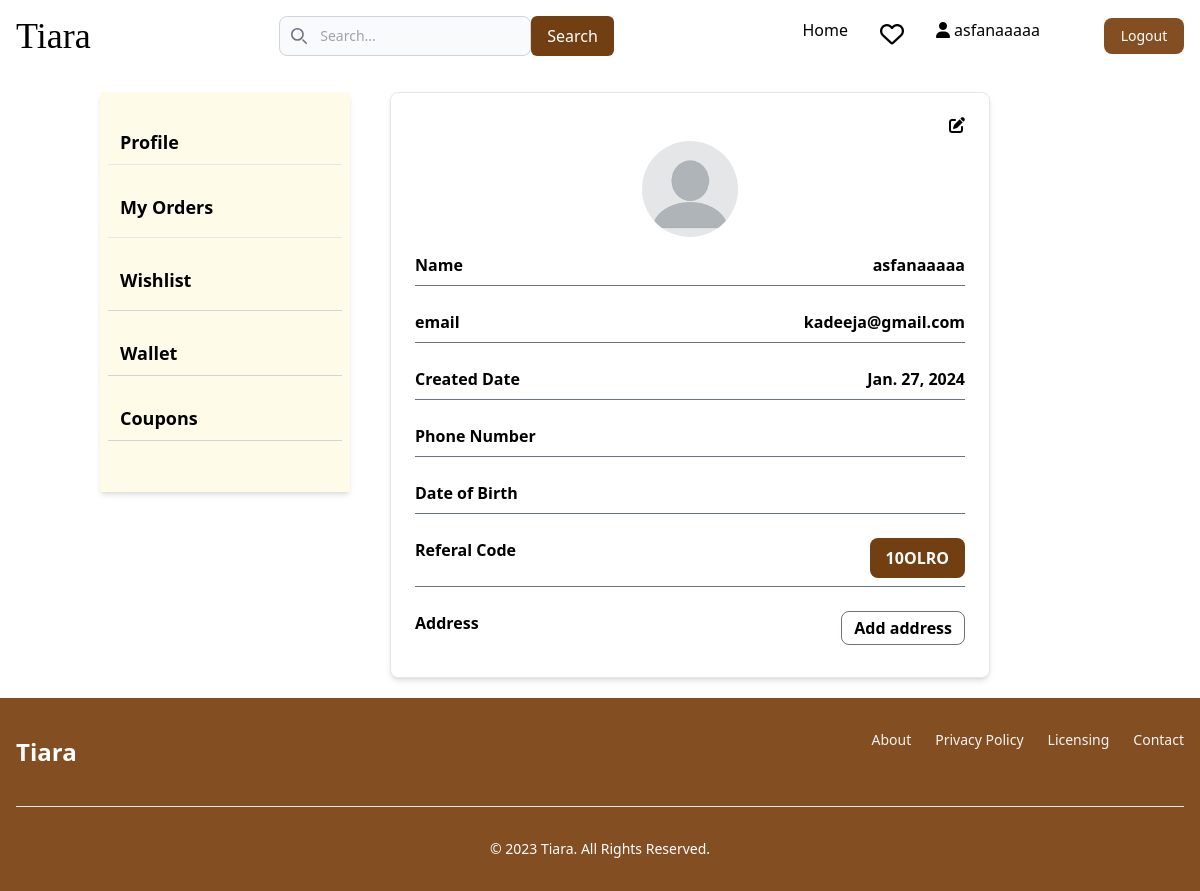
The page /userdetails/ (signed in) on the database as committed earlier.
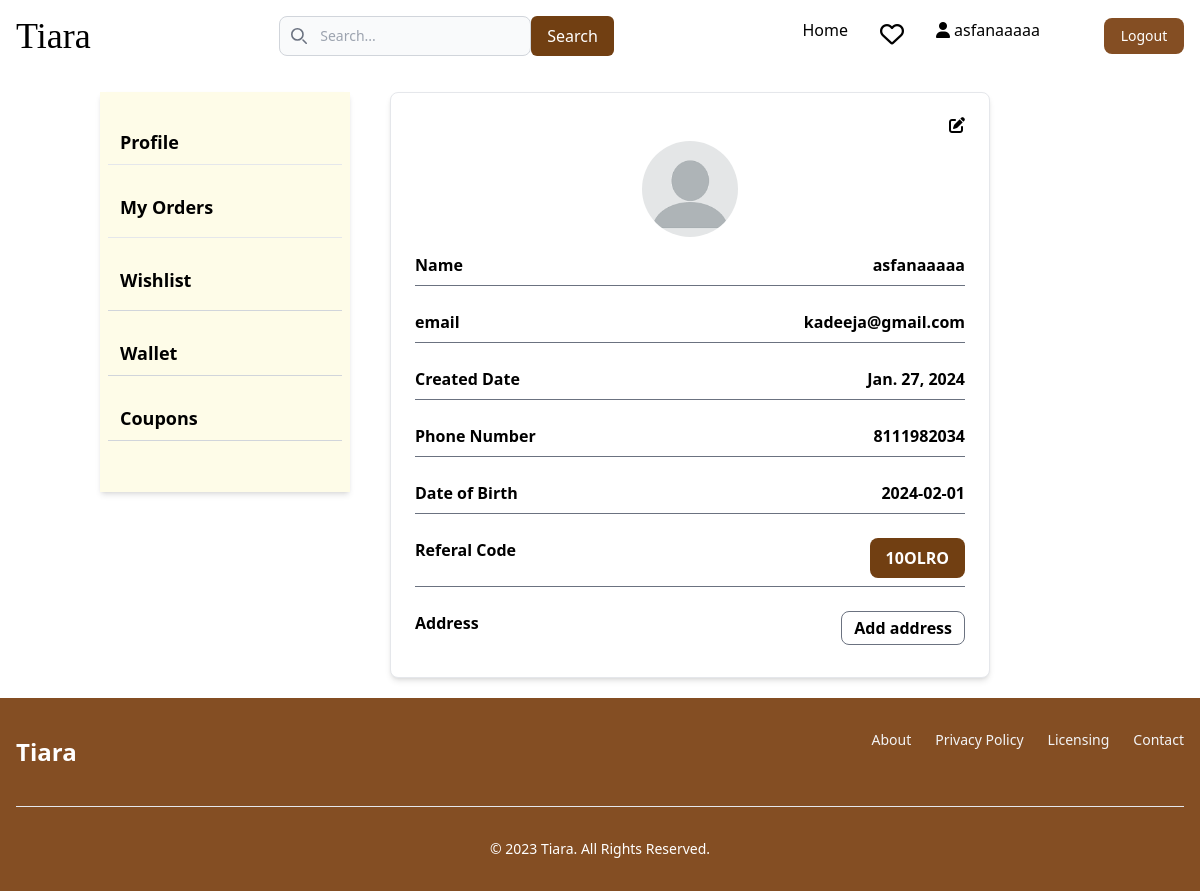
The same page on the database as committed later.
### authentication/models.py (models this page shows, shortened)
class Custom_user(AbstractBaseUser, PermissionsMixin):
    email = models.EmailField(unique=True)
    password = models.CharField(max_length=50)
    otp = models.IntegerField(default=0000)
    otp_created_at = models.DateTimeField(auto_now=True)
    otp_expiry = models.DurationField(default=timezone.timedelta(minutes=1))
    is_active = models.BooleanField(default=True)
    is_verified = models.BooleanField(default=False)
    created_date = models.DateField(auto_now_add=True)
    name = models.CharField(max_length=50)
    date_of_birth = models.CharField(max_length=50)
    phone_Number = models.CharField(max_length=10)
    address = models.TextField()
    gender = models.CharField(max_length=10)
    is_staff = models.BooleanField(default=False)
    pro_pic = models.ImageField(upload_to="User/image/User")
    referal_code = models.CharField(max_length=12, unique=True, blank=True, null=True)
    USERNAME_FIELD = 'email'
    objects = CustomUserManager()

### userdetails/views.py (the view)
# urls.py: path('',views.profile, name='profile'),
@login_required(login_url='login')
def profile(request):
    return render(request, 'user/profile_dtls.html')

### templates/user/profile_dtls.html (shortened to what this page needs)
{% extends 'base.html' %}
{% load static %}
{% block content %}
{% include 'profile.html'%}
<div class="bg-white p-6 rounded-lg border shadow-md w-1/2 m-5">
    <div class="mb-2 flex justify-end">
    <a href="{% url 'edit_profile' %}"><i class="fa fa-edit block text-black"></i></a>
    </div>
    <div class="mb-4 flex justify-center">
        {% if user.pro_pic %}
        <img src="{{ user.pro_pic.url }}" alt="Profile Picture" class="rounded-full w-24 h-24">
        {% else%}
        <img src="{% static 'images/download.png' %}" alt="Profile Picture" class="rounded-full w-24 h-24">
        {% endif %}
    </div>
    <div class="mb-2 flex justify-between">
        <h2 class="text-black font-semibold"> Name</h2>
        <h2 class="text-black font-semibold">{{user.name }} </h2>
    </div>
    <hr class="dark:black border-gray-500 p-3">
    <div class="mb-2 flex justify-between">
        <h2 class="text-black font-semibold"> email</h2>
        <h2 class="text-black font-semibold">{{user.email }} </h2>
    </div>
    <hr class="dark:black border-gray-500 p-3">
    <div class="mb-2 flex justify-between">
        <h2 class="text-black font-semibold"> Created Date</h2>
        <h2 class="text-black font-semibold">{{user.created_date }} </h2>
    </div>
    <hr class="dark:black border-gray-500 p-3">
    <div class="mb-2 flex justify-between">
        <h2 class="text-black font-semibold"> Phone Number</h2>
        <h2 class="text-black font-semibold">{{user.phone_Number }} </h2>
    </div>
  <hr class="dark:black border-gray-500 p-3">
    <div class="mb-2 flex justify-between">
        <h2 class="text-black font-semibold"> Date of Birth</h2>
        <h2 class="text-black font-semibold">{{user.date_of_birth }} </h2>
    </div>
    <hr class="dark:black border-gray-500 p-3">
    <div class="mb-2 flex justify-between">
        <h2 class="text-black font-semibold"> Referal Code</h2>
        <div  class=" px-4 py-2 bg-yellow-900 text-white rounded-lg font-bold">{{user.referal_code }} </div>
    </div>
    <hr class="dark:black border-gray-500 p-3">
    <div class="mb-2 flex justify-between">
        <h2 class="text-black font-semibold"> Address</h2>
        <button class="text-black font-semibold  border border-gray-500 px-3 py-1 rounded-lg" id="addAddressBtn" data-modal-target="popup-modal" data-modal-toggle="popup-modal"
        class="block text-black font-semibold py-2" type="button"">Add address</button>
        </div>
    </div>
</div>
{% endblock content %}

### templates/base.html (shortened to what this page needs)
{% load static %}
<!DOCTYPE html>
<head>
  <link rel="stylesheet" href="{% static 'css/styles.css' %}">
  <script src="https://cdn.tailwindcss.com"></script>
  <link href="https://cdnjs.cloudflare.com/ajax/libs/flowbite/2.2.0/flowbite.min.css" rel="stylesheet" />
  <link rel="stylesheet" href="https://cdnjs.cloudflare.com/ajax/libs/font-awesome/6.4.2/css/all.min.css">
  <link rel="stylesheet" href="https://cdnjs.cloudflare.com/ajax/libs/remixicon/3.5.0/remixicon.css"
 />
</head>
<body>
  <div style=" display: flex; flex-direction: column;">
</body>
<nav class=" bg-white ">
  <div class="max-w-screen-xl flex flex-wrap items-center justify-between mx-auto p-4">
    <a href="{% url 'home' %}" class="flex items-center space-x-3 rtl:space-x-reverse">
      <h1 class="font-serif self-center text-4xl font-medium whitespace-nowrap dark:text-white">Tiara</h1>
    </a>
    <div class="relative hidden md:block">
      <div class="absolute inset-y-0 start-0 flex items-center ps-3 pointer-events-none">
      </div>
      <form method="POST" action="{% url 'search' %}">
        <div class="flex">
      <input type="text" id="search" name="search"
        class="block w-full p-2 ps-10 text-sm text-gray-900 border border-gray-300 rounded-lg bg-gray-50 focus:ring-blue-500 focus:border-blue-500 dark:bg-gray-700 dark:border-gray-600 dark:placeholder-gray-400 dark:text-white dark:focus:ring-blue-500 dark:focus:border-blue-500"
        placeholder="Search...">
        <button class="px-4 py-2 bg-yellow-900 text-white rounded-md" type="submit">Search</button>
        </form>
      </div>
    </div>
    <div class="hidden w-full md:block md:w-auto" id="navbar-solid-bg">
      <ul
        class="flex flex-col font-medium mt-4 rounded-lg bg-gray-50 md:space-x-8 rtl:space-x-reverse md:flex-row md:mt-0 md:border-0 md:bg-transparent dark:bg-gray-800 md:dark:bg-transparent dark:border-gray-700">
        <li>
          <a href="{% url 'home' %}"
            class="block py-2 px-3 md:p-0 text-black bg-black-700 rounded md:bg-transparent md:text-black-700 md:dark:text-black-500 dark:bg-brown-600 md:dark:bg-transparent text-brown"
            aria-current="page">Home</a>
        </li>
        {% if request.user.is_authenticated %}
        <li>
          <a href="{% url 'wishlist' %}">
            <i class="fa-regular fa-heart text-2xl relative">
            </i></a>
        </li>
      <li>
        <a href="{% url 'profile' %}"><i class="fa-solid fa-user fa-3xl"></i>
        <span>{{ request.user.name }}</span></a>
      </li>
        <li>
          <button type="button"
            class="text-white bg-[#844E23] w-20  focus:ring-4 focus:outline-none  font-medium rounded-lg text-sm px-4 py-2 text-center "><a
              href="{% url 'logout' %}" onclick="return confirm('Are you sure you want to Logout?')">Logout</a>
            </button>
        </li>
        {% endif %}
      </ul>
    </div>
</nav>
<div class=""  style="height: 100%;">
  {% block content %}
  {% endblock content %}
</div>
  <footer class="bg-[#844E23] ">
    <div class="w-full max-w-screen-xl mx-auto p-4 md:py-8">
      <div class="sm:flex sm:items-center sm:justify-between">
        <span class="self-center text-2xl font-semibold whitespace-nowrap text-white">Tiara</span>
        <ul class="flex flex-wrap items-center mb-6 text-sm font-medium text-gray-100">
          <li>
            <a href="#" class="hover:underline me-4 md:me-6 ">About</a>
          </li>
          <li>
            <a href="#" class="hover:underline me-4 md:me-6 ">Privacy
              Policy</a>
          </li>
          <li>
            <a href="#" class="hover:underline me-4 md:me-6 ">Licensing</a>
          </li>
          <li>
            <a href="#" class="hover:underline ">Contact</a>
          </li>
        </ul>
      </div>
      <hr class="my-6 border-gray-200 sm:mx-auto dark:border-gray-700 lg:my-8" />
      <span class="block text-sm  sm:text-center text-white ">©
        2023 <a href="https://tiara.com/" class="hover:underline ">Tiara</a>.
        All Rights Reserved.</span>
    </div>
  </footer>
</body>

Rows that differ between the two databases and show on the page:
changed Custom_user "asfanaaaaa": phone_Number (not shown) → "8111982034"; date_of_birth (not shown) → "2024-02-01"
